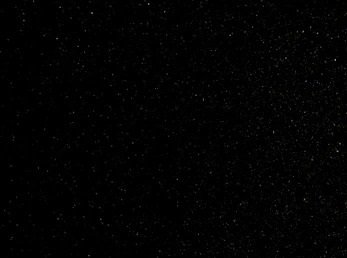
#> input picture Log Transformation/log.jpg, 347 x 258 px
$ jupyter execute LogTransformation.ipynb
#> lines starting #> are read from the running program, lines starting #| are printed output that depends on the picture
# Log Transformation

[cell 1]
import cv2
import numpy as np
import matplotlib.pyplot as plt

The log transform distributes low intensity values in the narrow range over a wider range.
It also compresses high intensity values into a narrower range.

[cell 2]
image= cv2.imread("log.jpg", 0)
#> image: shape (258, 347); min 0, max 141, mean 2.3

unsigned int (255+1)= 0 ------> astype(float)

[cell 3]
def log_transformation(r,c):
#> called with c = 1
    r= r.astype(float)
    s= c*np.log(1+r)
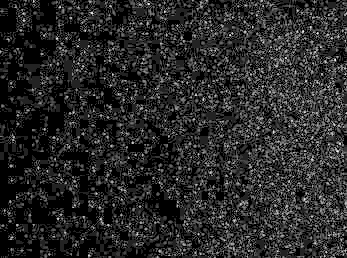
#> s: shape (258, 347) float64; min 0, max 4.96, mean 0.784; drawn with min black and max white
    return s.astype(np.uint8)
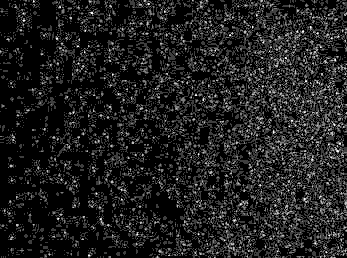
#> returned value: shape (258, 347); min 0, max 4, mean 0.483; drawn with min black and max white

Stack function( for see side by side)

[cell 4]
def stack(*args):
    return np.hstack(args)

to express density values between 0-255

[cell 5]
def normalization(image):
    s= image.astype(float)
    s-=np.min(s)
    s/=np.max(s)
    return (s*255).astype(np.uint8)

If we apply it for our function photos

[cell 6]
log_photo= log_transformation(image,c=1)
log_photo= normalization(log_photo)

let's see them side by side and interpret the differences

[cell 7]
side_by_log= stack(image, log_photo)
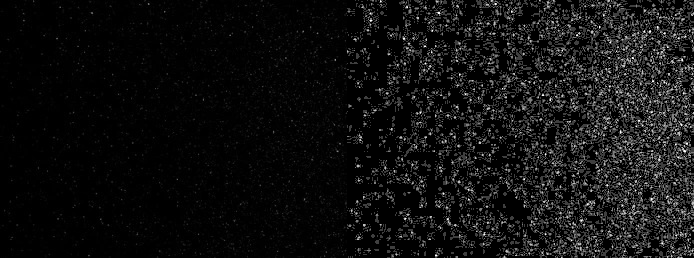
#> side_by_log: shape (258, 694); min 0, max 255, mean 16.4
plt.imshow(side_by_log, cmap="gray")
plt.show()
